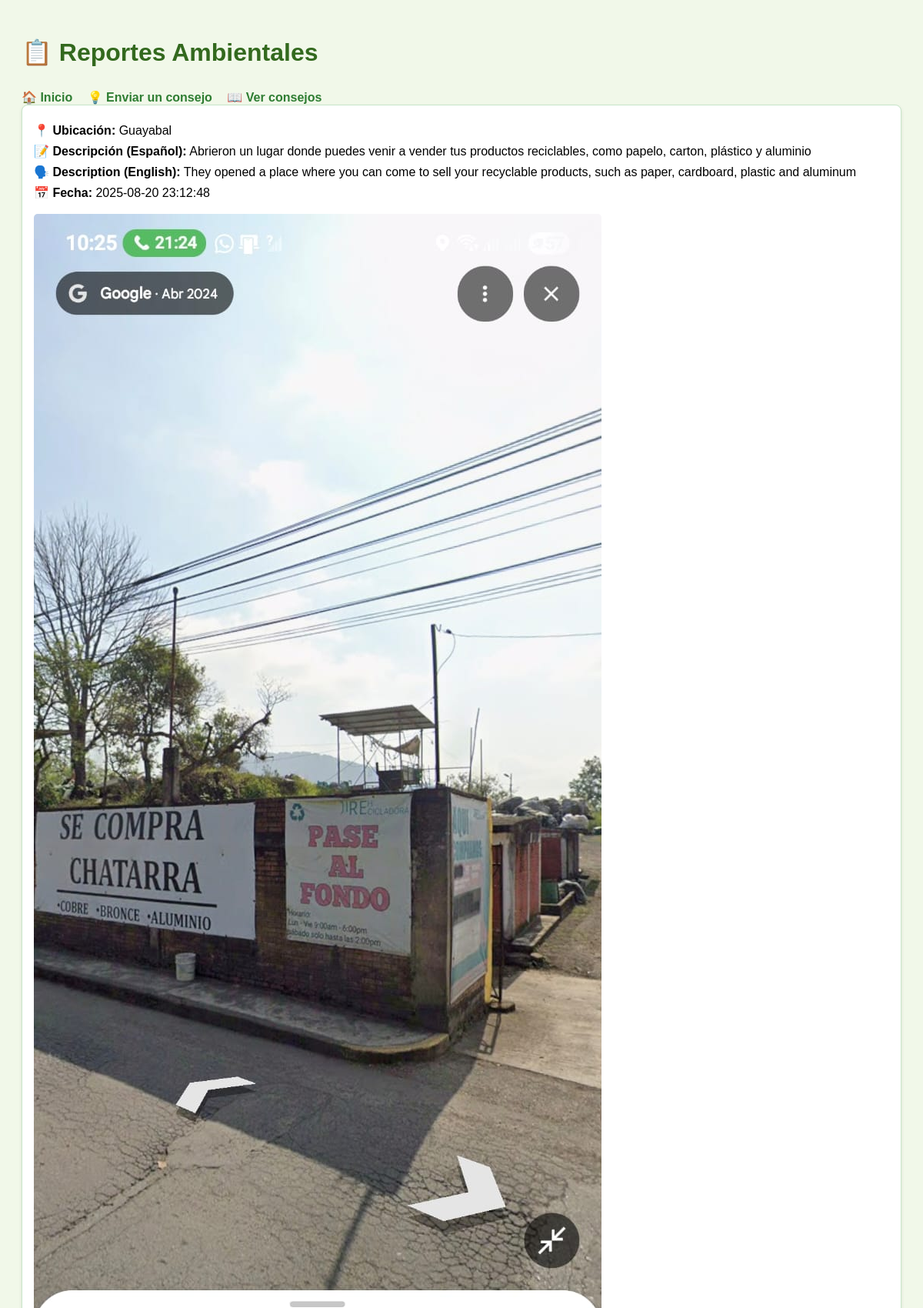
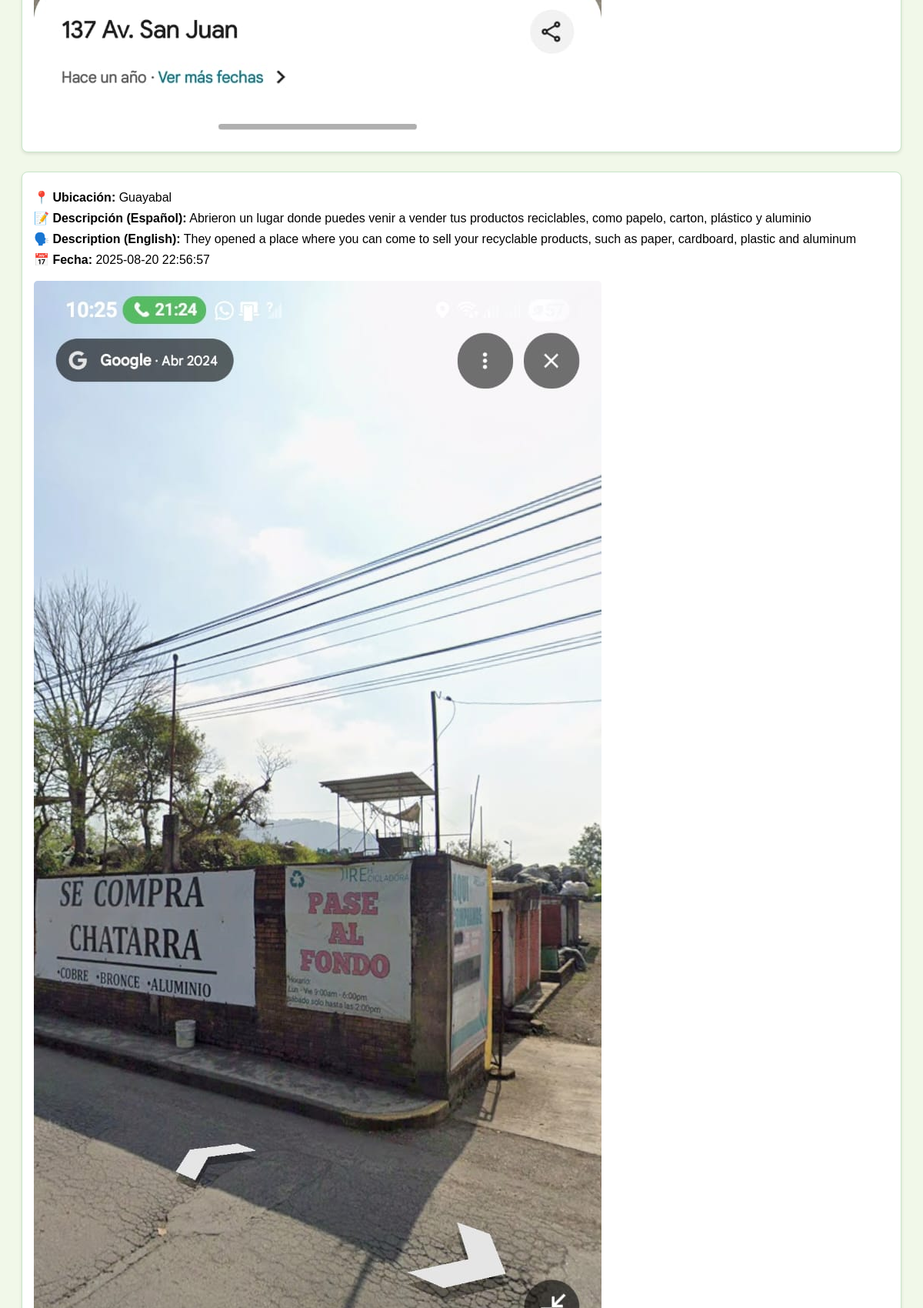
Page /reportes (upper part) on the committed database (2 pictures, top to bottom).
### tables this page shows
CREATE TABLE reportes (
            id INTEGER PRIMARY KEY AUTOINCREMENT,
            ubicacion TEXT,
            descripcion TEXT,
            imagen TEXT,
            fecha TIMESTAMP DEFAULT CURRENT_TIMESTAMP
        , descripcion_en TEXT);

### app.py (the view)
@app.route("/reportes")
def ver_reportes():
    conn = sqlite3.connect('ecoguard.db')
    cursor = conn.cursor()
    cursor.execute("SELECT ubicacion, descripcion, descripcion_en, imagen, fecha FROM reportes ORDER BY fecha DESC")
    datos = cursor.fetchall()
    conn.close()
    reportes = []
    for ubicacion, descripcion, descripcion_en, imagen, fecha in datos:
        reportes.append((ubicacion, descripcion, descripcion_en, imagen, fecha))
    return render_template("reportes.html", reportes=reportes)

### templates/reportes.html (shortened to what this page needs)
<!DOCTYPE html>
<html lang="es">
<head>
</head>
<body>
    <h1>📋 Reportes Ambientales</h1>
    <nav>
        <a href="/">🏠 Inicio</a>
        <a href="/nuevo_consejo">💡 Enviar un consejo</a>
        <a href="/consejos">📖 Ver consejos</a>
    </nav>
    {% for ubicacion, descripcion, descripcion_en, imagen, fecha in reportes %}
    <div class="reporte">
        <p class="dato"><strong>📍 Ubicación:</strong> {{ ubicacion }}</p>
        <p class="dato"><strong>📝 Descripción (Español):</strong> {{ descripcion }}</p>
        <p class="dato"><strong>🗣️ Description (English):</strong> {{ descripcion_en }}</p>
        <p class="dato"><strong>📅 Fecha:</strong> {{ fecha }}</p>
        <img src="{{ imagen }}" alt="Imagen del reporte">
    </div>
    {% endfor %}
</body>
</html>

### templates/reportes.html (style rules this page uses)
body { font-family: Arial, sans-serif; background-color: #f1f8e9; padding: 20px; }
h1 { color: #33691E; margin-bottom: 30px; }
nav a { margin-right: 15px; text-decoration: none; color: #2e7d32; font-weight: bold; }
.reporte { background-color: #ffffff; border: 1px solid #c8e6c9; padding: 15px; margin-bottom: 25px; border-radius: 8px; box-shadow: 0 2px 4px rgba(0,0,0,0.1); }
.dato { margin: 8px 0; }
img { max-width: 100%; height: auto; border-radius: 5px; margin-top: 10px; }

### rows in the picture
reportes: ubicacion "Guayabal", descripcion "Abrieron un lugar donde puedes venir a vender tus productos reciclables, como papelo, carton, plástico y aluminio", descripcion_en "They opened a place where you can come to sell your recyclable products, such as paper, cardboard, plastic and aluminum", fecha "2025-08-20 23:12:48"
reportes: ubicacion "Guayabal", descripcion "Abrieron un lugar donde puedes venir a vender tus productos reciclables, como papelo, carton, plástico y aluminio", descripcion_en "They opened a place where you can come to sell your recyclable products, such as paper, cardboard, plastic and aluminum", fecha "2025-08-20 22:56:57"
